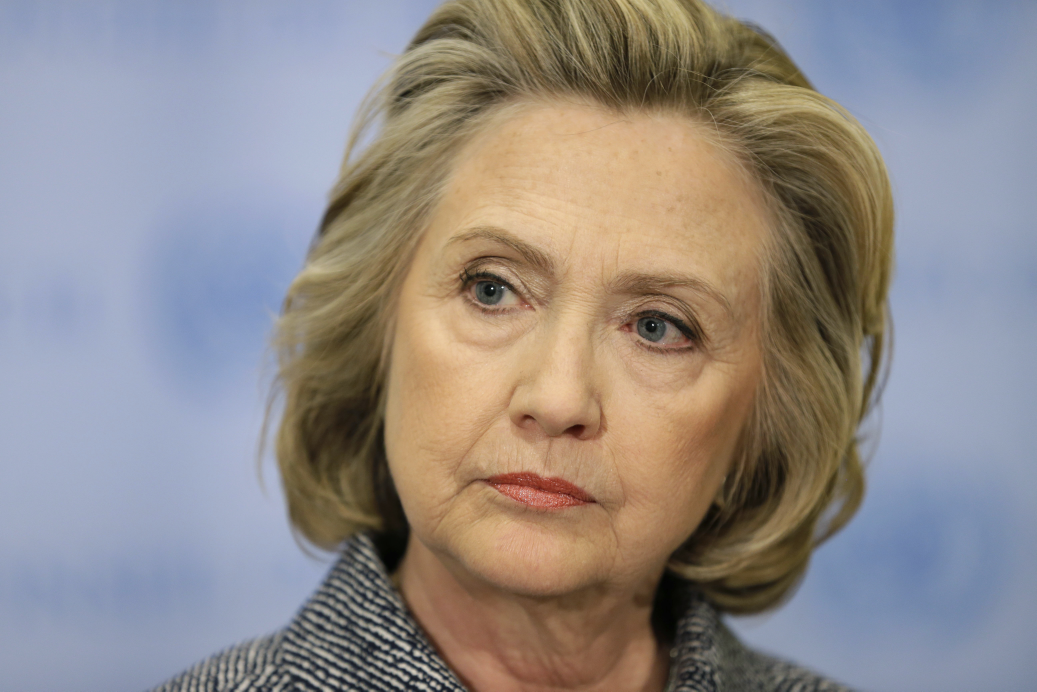
#> input picture hillary_train_pics/hillary clinton_11.jpg, 5184 x 3456 px, found by its file name (shown at 1/5 size); its folder holds 4 pictures in this run
$ python face_detect.py   (Python 2 division)   (older library calls are emulated)
#> lines starting #> are read from the running program, lines starting #| are printed output that depends on the picture
import cv2
import os
import sys
from string import Template
import pprint
from PIL import Image
import numpy
# first argument is the haarcascades path
face_cascade_path = "/home/sravanth/Desktop/precog_protos/haarcascade_frontalface_default.xml"
face_cascade = cv2.CascadeClassifier(os.path.expanduser(face_cascade_path))
scale_factor = 1.1
min_neighbors = 5
min_size = (30, 30)
flags = cv2.cv.CV_HAAR_SCALE_IMAGE
path="/home/sravanth/Desktop/precog_protos/"
width= 100
height= 100
li=["hillary_train_pics","trump_train_pics"]
for i in xrange(len(li)):
	cnt=0
	cnt_mod=0
	for filename in os.listdir(path+li[i]):
		image_path = os.path.expanduser(path+li[i]+'/'+filename)
		image = cv2.imread(image_path,cv2.CV_LOAD_IMAGE_GRAYSCALE)
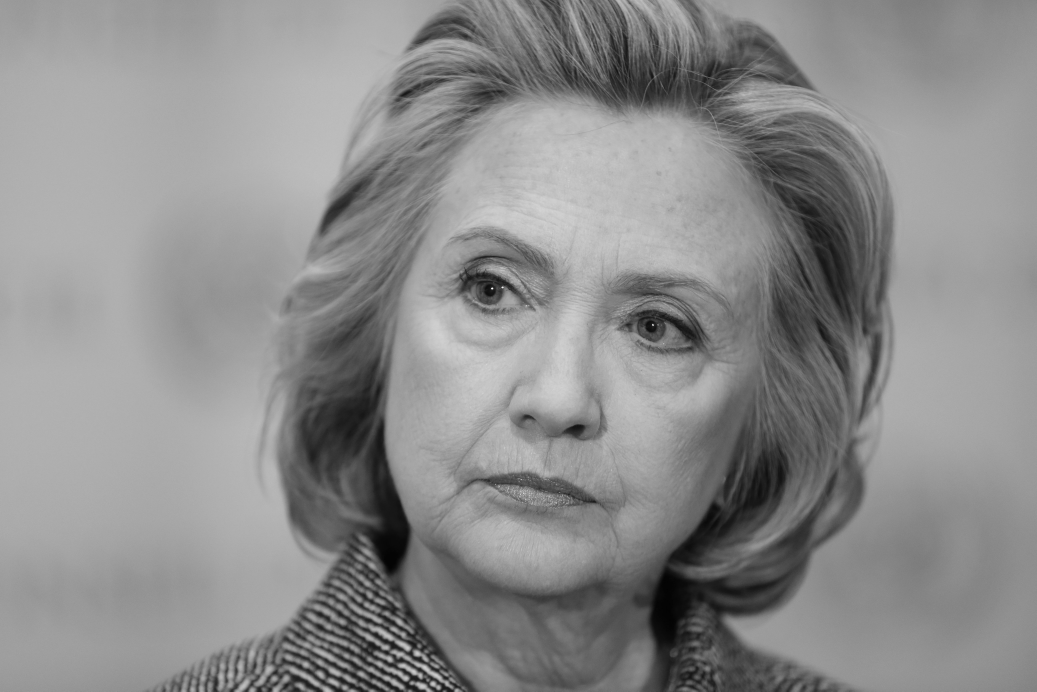
#> image: shape (3456, 5184) (shown at 1/5 size); min 0, max 255, mean 140
		#pprint.pprint(image)
		cnt+=1
		faces = face_cascade.detectMultiScale(image, scaleFactor = scale_factor, minNeighbors = min_neighbors,
		minSize = min_size, flags = flags)
#> faces = [[1668, 611, 2364, 2364], [2586, 793, 2129, 2129]]
		if len(faces) >0:
			cnt_mod+=1
		for( x, y, w, h ) in faces:
			crop_img = Image.fromarray(image[y:y+h,x:x+w] ) # crop image and convert it to PIL from numpy
			new_img=crop_img.resize((width,height), Image.ANTIALIAS)#resizing image
			#cv2.rectangle(image, (x, y), (x + w, y + h), (255, 255, 0), 2)
			outfname = "/home/sravanth/Desktop/precog_protos/mongodb_"+li[i]+"/%s_face.jpg" % os.path.basename(filename)
			cv2.imwrite(os.path.expanduser(outfname), numpy.array(new_img)) #only numpy arrays can be written
#> this loop made 2 passes
#> pass 1, `crop_img = Image.fromarray(image[y:y+h,x:x+w] )`:
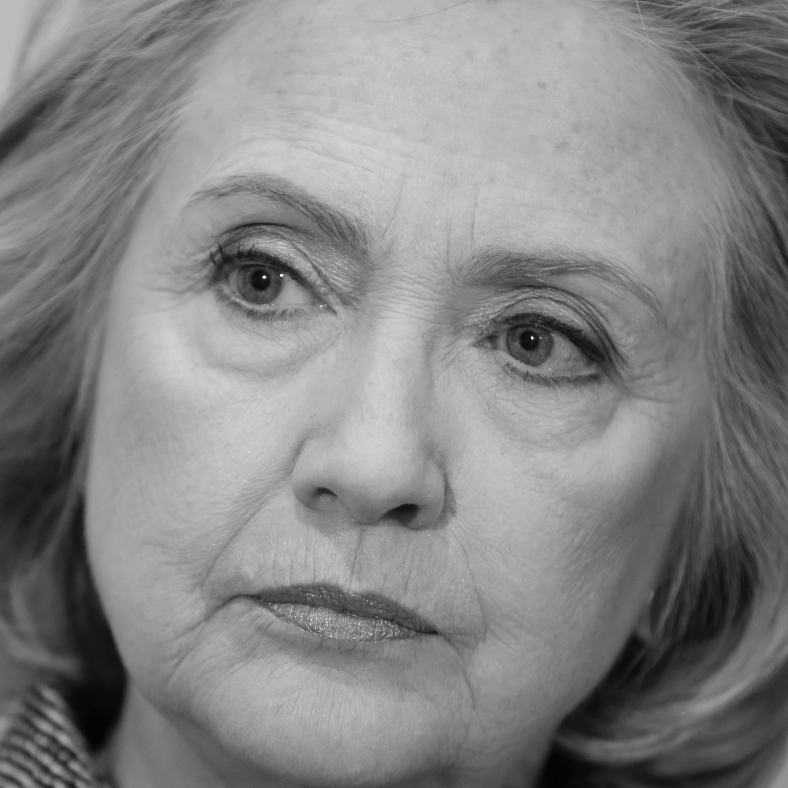
#> crop_img: PIL image 2364x2364 L (shown at 1/3 size); min 0, max 255, mean 132.1
#> pass 1, `new_img=crop_img.resize((width,height), Image.ANTIALIAS)#resizing image`:
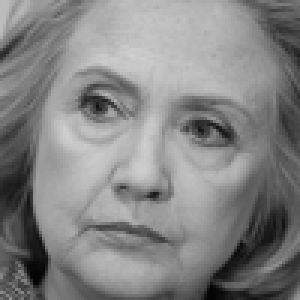
#> new_img: PIL image 100x100 L (shown 3 times larger); min 3, max 208, mean 132.1
#> pass 2, `crop_img = Image.fromarray(image[y:y+h,x:x+w] )`:
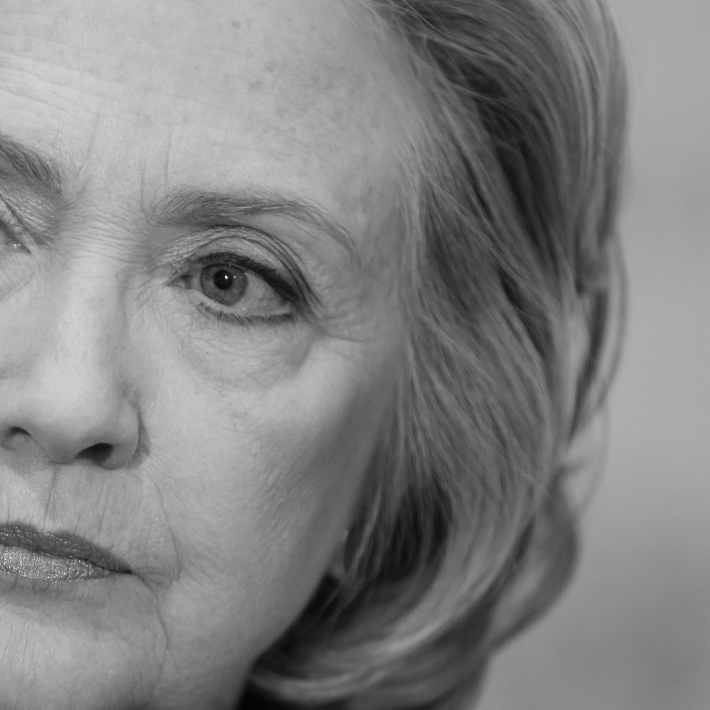
#> crop_img: PIL image 2129x2129 L (shown at 1/3 size); min 0, max 255, mean 129.7
#> pass 2, `new_img=crop_img.resize((width,height), Image.ANTIALIAS)#resizing image`:
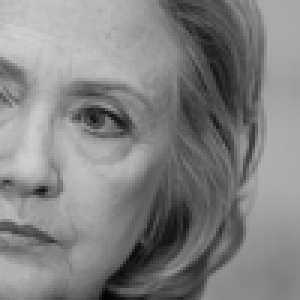
#> new_img: PIL image 100x100 L (shown 3 times larger); min 3, max 208, mean 129.7
#> (the run stopped early here; a loop or call above may not have finished)
